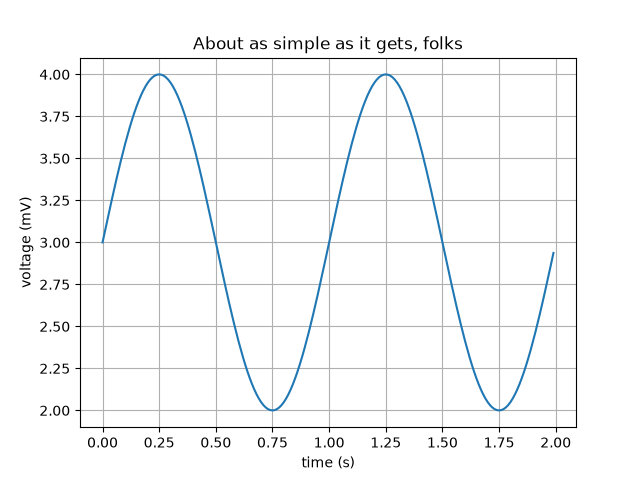

Write the Python code that produced this figure.
import matplotlib.pyplot as plt
import numpy as np

t = np.arange(0.0, 2.0, 0.01)
s = 3 + np.sin(2 * np.pi * t)

fig, ax = plt.subplots()

# -- Line chart
ax.plot(t, s)

ax.set(xlabel='time (s)', ylabel='voltage (mV)',
       title='About as simple as it gets, folks')
ax.grid()

fig.savefig("line-chart.png")
plt.show()
